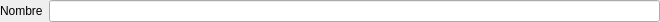
<?xml version="1.0" encoding="UTF-8"?>
<ui version="4.0">
 <class>Form</class>
 <widget class="QWidget" name="Form">
  <property name="geometry">
   <rect>
    <x>0</x>
    <y>0</y>
    <width>660</width>
    <height>20</height>
   </rect>
  </property>
  <property name="windowTitle">
   <string>Form</string>
  </property>
  <layout class="QGridLayout" name="gridLayout">
   <property name="margin">
    <number>0</number>
   </property>
   <item row="0" column="0">
    <widget class="QLabel" name="label">
     <property name="text">
      <string>Nombre</string>
     </property>
    </widget>
   </item>
   <item row="0" column="1">
    <widget class="DBLineEdit" name="db_nombre">
     <property name="fieldName">
      <string>nombre</string>
     </property>
     <property name="dataEditable">
      <bool>true</bool>
     </property>
    </widget>
   </item>
  </layout>
 </widget>
 <customwidgets>
  <customwidget>
   <class>DBLineEdit</class>
   <extends>QLineEdit</extends>
   <header>widgets/dblineedit.h</header>
  </customwidget>
 </customwidgets>
 <resources/>
 <connections/>
</ui>
